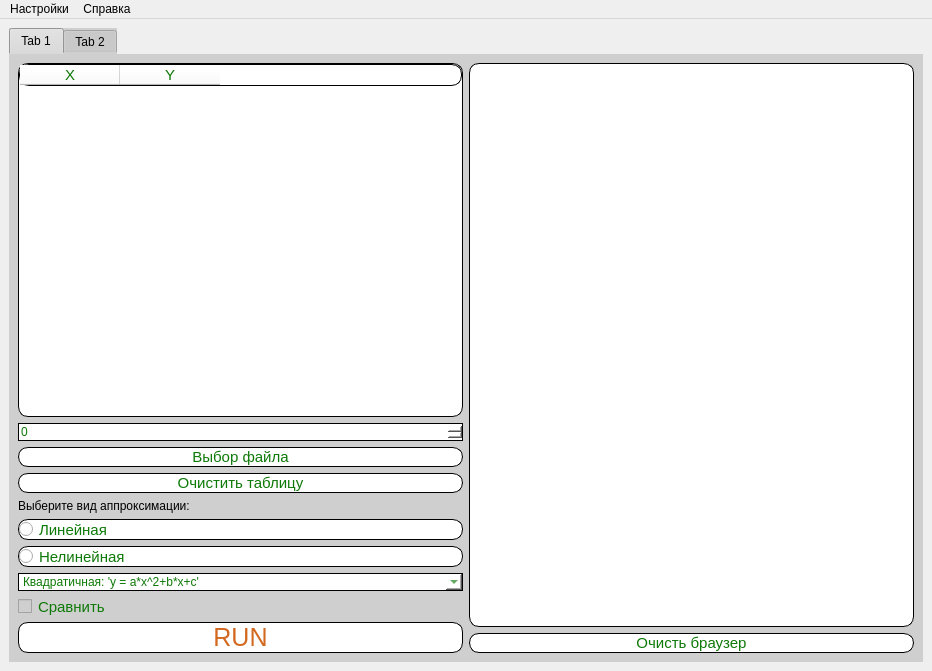
<?xml version="1.0" encoding="UTF-8"?>
<ui version="4.0">
 <class>Function_approximation</class>
 <widget class="QMainWindow" name="Function_approximation">
  <property name="geometry">
   <rect>
    <x>0</x>
    <y>0</y>
    <width>932</width>
    <height>671</height>
   </rect>
  </property>
  <property name="windowTitle">
   <string>MainWindow</string>
  </property>
  <property name="styleSheet">
   <string notr="true"/>
  </property>
  <widget class="QWidget" name="centralwidget">
   <layout class="QGridLayout" name="gridLayout_3">
    <item row="0" column="0">
     <widget class="QTabWidget" name="tabWidget">
      <property name="styleSheet">
       <string notr="true">background-color: rgb(207, 207, 207);
border-color: rgb(207, 207, 207);</string>
      </property>
      <property name="currentIndex">
       <number>0</number>
      </property>
      <widget class="QWidget" name="tab">
       <attribute name="title">
        <string>Tab 1</string>
       </attribute>
       <layout class="QGridLayout" name="gridLayout">
        <item row="0" column="0" rowspan="3">
         <layout class="QVBoxLayout" name="verticalLayout_2">
          <item>
           <widget class="QTableWidget" name="tableWidget">
            <property name="styleSheet">
             <string notr="true">background-color: rgb(255, 255, 255);
border-radius: 10px;
font-size: 15px;
color: #0d7907;
font: 1.2rem &quot;Fira Sans&quot;, sans-serif;
border:0.5px solid black;</string>
            </property>
            <column>
             <property name="text">
              <string>X</string>
             </property>
            </column>
            <column>
             <property name="text">
              <string>Y</string>
             </property>
            </column>
           </widget>
          </item>
          <item>
           <widget class="QSpinBox" name="spin">
            <property name="styleSheet">
             <string notr="true">background-color: rgb(255, 255, 255);
border-radius: 10px;
font-size: 12px;
color: #0d7907;
font: 1.2rem &quot;Fira Sans&quot;, sans-serif;
border:0.5px solid black;</string>
            </property>
           </widget>
          </item>
          <item>
           <widget class="QPushButton" name="button_file">
            <property name="styleSheet">
             <string notr="true">QPushButton {
    background-color: rgb(255, 255, 255);
	border-radius: 10px;
	font-size: 15px;
	color: #0d7907;
	font: 1.2rem &quot;Fira Sans&quot;, sans-serif;
	border:0.5px solid black;
}
QPushButton:hover {
    background-color: lightgreen;
}</string>
            </property>
            <property name="text">
             <string>Выбор файла</string>
            </property>
           </widget>
          </item>
          <item>
           <widget class="QPushButton" name="clear_button_table">
            <property name="styleSheet">
             <string notr="true">QPushButton {
    background-color: rgb(255, 255, 255);
	border-radius: 10px;
	font-size: 15px;
	color: #0d7907;
	font: 1.2rem &quot;Fira Sans&quot;, sans-serif;
	border:0.5px solid black;
}
QPushButton:hover {
    background-color: lightgreen;
}</string>
            </property>
            <property name="text">
             <string>Очистить таблицу</string>
            </property>
           </widget>
          </item>
          <item>
           <widget class="QLabel" name="label">
            <property name="styleSheet">
             <string notr="true">border-radius: 10px;
font-size: 12px;
font: 1.2rem &quot;Fira Sans&quot;, sans-serif;</string>
            </property>
            <property name="text">
             <string>Выберите вид аппроксимации:</string>
            </property>
           </widget>
          </item>
          <item>
           <layout class="QVBoxLayout" name="verticalLayout_3">
            <item>
             <widget class="QRadioButton" name="linear_radioButton">
              <property name="styleSheet">
               <string notr="true">background-color: rgb(255, 255, 255);
border-radius: 10px;
font-size: 15px;
color: #0d7907;
font: 1.2rem &quot;Fira Sans&quot;, sans-serif;
border:0.5px solid black;</string>
              </property>
              <property name="text">
               <string>Линейная</string>
              </property>
             </widget>
            </item>
            <item>
             <widget class="QRadioButton" name="nonlinear_radioButton">
              <property name="styleSheet">
               <string notr="true">background-color: rgb(255, 255, 255);
border-radius: 10px;
font-size: 15px;
color: #0d7907;
font: 1.2rem &quot;Fira Sans&quot;, sans-serif;
border:0.5px solid black;</string>
              </property>
              <property name="text">
               <string>Нелинейная</string>
              </property>
             </widget>
            </item>
            <item>
             <widget class="QComboBox" name="comboBox">
              <property name="styleSheet">
               <string notr="true">background-color: rgb(255, 255, 255);
border-radius: 10px;
font-size: 12px;
color: #0d7907;
font: 1.2rem &quot;Fira Sans&quot;, sans-serif;
border:0.5px solid black;</string>
              </property>
              <item>
               <property name="text">
                <string>Квадратичная: 'y = a*x^2+b*x+c'</string>
               </property>
              </item>
              <item>
               <property name="text">
                <string>Кубическая: 'y = a*x^3 + b*x^2 + c*x + d'</string>
               </property>
              </item>
              <item>
               <property name="text">
                <string>Степенная:  'y = k*x^n'</string>
               </property>
              </item>
              <item>
               <property name="text">
                <string>Экспоненциальная I типа: 'y = a*exp(b^x)'</string>
               </property>
              </item>
              <item>
               <property name="text">
                <string>Экспоненциальная II типа: 'y = a*b^x'</string>
               </property>
              </item>
              <item>
               <property name="text">
                <string>Логарифмическая: 'y = b + a*log(x)'</string>
               </property>
              </item>
              <item>
               <property name="text">
                <string>Гиперболическая:  'y = b+a/x'</string>
               </property>
              </item>
             </widget>
            </item>
            <item>
             <widget class="QCheckBox" name="compare_checkBox">
              <property name="styleSheet">
               <string notr="true">font-size: 15px;
border-radius: 20px;
color: #0d7907;
font: 1.2rem &quot;Fira Sans&quot;, sans-serif;</string>
              </property>
              <property name="text">
               <string>Сравнить</string>
              </property>
             </widget>
            </item>
            <item>
             <widget class="QPushButton" name="run_button">
              <property name="styleSheet">
               <string notr="true">QPushButton {
	background-color: rgb(255, 255, 255);
	border-radius: 10px;
	font-size: 25px;
	color: #D2691E;
	font: 1.2rem &quot;Fira Sans&quot;, sans-serif;
	border:0.5px solid black;
}
QPushButton::hover{
	background-color : lightgreen;
}
</string>
              </property>
              <property name="text">
               <string>RUN</string>
              </property>
             </widget>
            </item>
           </layout>
          </item>
         </layout>
        </item>
        <item row="0" column="1">
         <widget class="QTextBrowser" name="textBrowser">
          <property name="styleSheet">
           <string notr="true">background-color: rgb(255, 255, 255);
border-radius: 10px;
font-size: 12px;
color: #0d7907;
font: 1.2rem &quot;Fira Sans&quot;, sans-serif;
border:0.5px solid black;</string>
          </property>
         </widget>
        </item>
        <item row="1" column="1">
         <widget class="QPushButton" name="clear_button_browser">
          <property name="styleSheet">
           <string notr="true">QPushButton {
    background-color: rgb(255, 255, 255);
	border-radius: 10px;
	font-size: 15px;
	color: #0d7907;
	font: 1.2rem &quot;Fira Sans&quot;, sans-serif;
	border:0.5px solid black;
}
QPushButton:hover {
    background-color: lightgreen;
}</string>
          </property>
          <property name="text">
           <string>Очисть браузер</string>
          </property>
         </widget>
        </item>
        <item row="2" column="1">
         <layout class="QVBoxLayout" name="verticalLayout">
          <property name="sizeConstraint">
           <enum>QLayout::SetDefaultConstraint</enum>
          </property>
         </layout>
        </item>
       </layout>
      </widget>
      <widget class="QWidget" name="tab_2">
       <attribute name="title">
        <string>Tab 2</string>
       </attribute>
       <layout class="QGridLayout" name="gridLayout_2">
        <item row="0" column="0" rowspan="5">
         <widget class="QTableView" name="view">
          <property name="styleSheet">
           <string notr="true">background-color: rgb(255, 255, 255);
border-radius: 10px;
color: #0d7907;
font: 1.2rem &quot;Fira Sans&quot;, sans-serif;
border:0.5px solid black;</string>
          </property>
         </widget>
        </item>
        <item row="0" column="1">
         <widget class="QSpinBox" name="id_spin">
          <property name="styleSheet">
           <string notr="true">background-color: rgb(255, 255, 255);
border-radius: 10px;
font-size: 20px;
color: #0d7907;
font: 1.2rem &quot;Fira Sans&quot;, sans-serif;
border:0.5px solid black;</string>
          </property>
         </widget>
        </item>
        <item row="1" column="1">
         <widget class="QPushButton" name="del_button">
          <property name="styleSheet">
           <string notr="true">QPushButton {
    background-color: rgb(255, 255, 255);
	border-radius: 10px;
	font-size: 20px;
	color: #0d7907;
	font: 1.2rem &quot;Fira Sans&quot;, sans-serif;
	border:0.5px solid black;
}
QPushButton:hover {
    background-color: lightgreen;
}</string>
          </property>
          <property name="text">
           <string>Удалить</string>
          </property>
         </widget>
        </item>
        <item row="2" column="1">
         <widget class="QPushButton" name="save_button">
          <property name="styleSheet">
           <string notr="true">QPushButton {
    background-color: rgb(255, 255, 255);
	border-radius: 10px;
	font-size: 20px;
	color: #0d7907;
	font: 1.2rem &quot;Fira Sans&quot;, sans-serif;
	border:0.5px solid black;
}
QPushButton:hover {
    background-color: lightgreen;
}</string>
          </property>
          <property name="text">
           <string>Сохранить</string>
          </property>
         </widget>
        </item>
        <item row="3" column="1">
         <widget class="QPushButton" name="change_button">
          <property name="styleSheet">
           <string notr="true">QPushButton {
    background-color: rgb(255, 255, 255);
	border-radius: 10px;
	font-size: 20px;
	color: #0d7907;
	font: 1.2rem &quot;Fira Sans&quot;, sans-serif;
	border:0.5px solid black;
}
QPushButton:hover {
    background-color: lightgreen;
}</string>
          </property>
          <property name="text">
           <string>Загрузить</string>
          </property>
         </widget>
        </item>
        <item row="4" column="1">
         <widget class="QTableWidget" name="table_for_db">
          <property name="styleSheet">
           <string notr="true">background-color: rgb(255, 255, 255);
border-radius: 10px;
color: #0d7907;
font: 1.2rem &quot;Fira Sans&quot;, sans-serif;
border:0.5px solid black;</string>
          </property>
         </widget>
        </item>
       </layout>
      </widget>
     </widget>
    </item>
   </layout>
  </widget>
  <widget class="QMenuBar" name="menuBar">
   <property name="geometry">
    <rect>
     <x>0</x>
     <y>0</y>
     <width>932</width>
     <height>21</height>
    </rect>
   </property>
   <widget class="QMenu" name="menu">
    <property name="title">
     <string>Настройки</string>
    </property>
    <widget class="QMenu" name="menu_3">
     <property name="title">
      <string>Язык</string>
     </property>
     <addaction name="action_rus"/>
     <addaction name="action_en"/>
    </widget>
    <addaction name="menu_3"/>
    <addaction name="separator"/>
    <addaction name="action_exit"/>
   </widget>
   <widget class="QMenu" name="menu_2">
    <property name="title">
     <string>Справка</string>
    </property>
    <addaction name="action_reference"/>
   </widget>
   <addaction name="menu"/>
   <addaction name="menu_2"/>
  </widget>
  <action name="action_exit">
   <property name="text">
    <string>Выход</string>
   </property>
  </action>
  <action name="action_rus">
   <property name="text">
    <string>Русский</string>
   </property>
  </action>
  <action name="action_en">
   <property name="text">
    <string>Английский</string>
   </property>
  </action>
  <action name="action_reference">
   <property name="text">
    <string>О прогрмме</string>
   </property>
  </action>
 </widget>
 <resources/>
 <connections/>
</ui>
